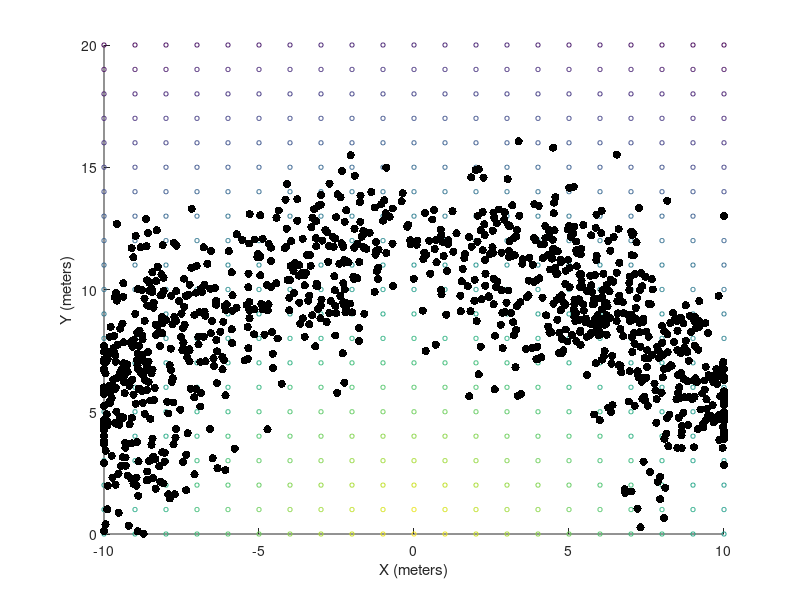

Recreate this plot in MATLAB.
% close previous figures
close all
clear all
clc
pause on
hold on

%% Create Model
% constants
XMIN = -10;
XMAX = 10;
YMIN = 0;
YMAX = 20;
ZMIN = 0;
ZSTEP = 0;
ZMAX = 0;
NUMZSTEPS = (ZMAX - ZMIN) / ZSTEP + 1;
POINT_SIZE = 10;

% model readings
% model2d [ x y prob ]
pts_per_row = (XMAX-XMIN)*2+1;
total_pts = pts_per_row * (YMAX + 1);
model_2d = [];
max_dist = sqrt( XMAX ^ 2 + YMAX ^ 2);
for y = 0:YMAX
    for x = XMIN:XMAX
        prob = 1 - sqrt( x ^ 2 + y ^ 2) / max_dist;
        model_2d = vertcat(model_2d, [x y prob]);
    end
end

set(gcf, 'Position', [1300 0 800 800])
scatter( model_2d(:,1), model_2d(:,2), 10, model_2d(:,3) )
xlabel('X (meters)')
ylabel('Y (meters)')

%% Particle Filter
NUM_PARTICLES = 1000;
NOISE_SIGMA_MEASUREMENT_PROB = 0.2;
NOISE_SIGMA_RESAMPLE = 0.5;

% model input data
target = 0.5;
num_readings = 10;
readings = zeros(num_readings,1);
for k = 1:num_readings
    readings(k,1) = target;
end

% randomly initialize them
% w [ x y error norm]
w = zeros(NUM_PARTICLES,4);
% randomize intially, not gaussian because this needs to be random over
% everything
w(:,1) = XMIN + rand(NUM_PARTICLES,1) * 2 * XMAX;
w(:,2) = 0 + rand(NUM_PARTICLES,1) * YMAX;
f = scatter( w(:,1), w(:,2), 'k', 'filled');

for k = 1:size(readings,1);
    
    % find probability measurement came from a given particle
    for i = 1:NUM_PARTICLES
        % find RSSI value that corresponds to w
        % match wx,wy with the RSSI value at model2dx, model2dy
        % round it to then nearest one
        wx = round(w(i,1));
        wy = round(w(i,2));
                
        model_index = intersect( find(model_2d(:,1)== wx), find(model_2d(:,2)==wy) );
        
        
        w(i,3) = normpdf( abs( model_2d(model_index,3) - readings(k) ), 0, NOISE_SIGMA_MEASUREMENT_PROB );
%         
%         model_value = model_2d(model_index,3)
%         abs_val_diff = abs( model_2d(model_index,3) - readings(k) )       
%         prob_measurement = w(i,3)
        
        
    end
        
    sum_of_errors = sum(w(:,3))
        
    for i = 1:NUM_PARTICLES
        w(i,4) = w(i,3) / sum_of_errors;
    end
    
    % Resampling
    w2 = zeros(NUM_PARTICLES,4);
    % initialize index
    index = randi(NUM_PARTICLES);
    beta = 0.0;
    mw = max(w(:,4));
    for i = 1:NUM_PARTICLES
        beta = beta + rand * 2.0 * mw;
        while beta > w(index,4)
            beta = beta - w(index,4);
            index = mod(index + 1, NUM_PARTICLES)+1;
        end
        
        w2(i,1) = w(index,1) + normrnd(0,NOISE_SIGMA_RESAMPLE);
        w2(i,2) = w(index,2) + normrnd(0,NOISE_SIGMA_RESAMPLE);
        w2(i,3) = w(index,3);
        w2(i,4) = w(index,4);
        
        if(w2(i,1) > XMAX)
            w2(i,1) = XMAX;
        end
        if(w2(i,1) < XMIN)
            w2(i,1) = XMIN;
        end
        if(w2(i,2) > YMAX)
            w2(i,2) = YMAX;
        end
        if(w2(i,2) < YMIN)
            w2(i,2) = YMIN;
        end
    end

    w = w2;
 
    pause(0.3)
    delete(f)
    f = scatter( w(:,1), w(:,2), 'k', 'filled' );

    
end



